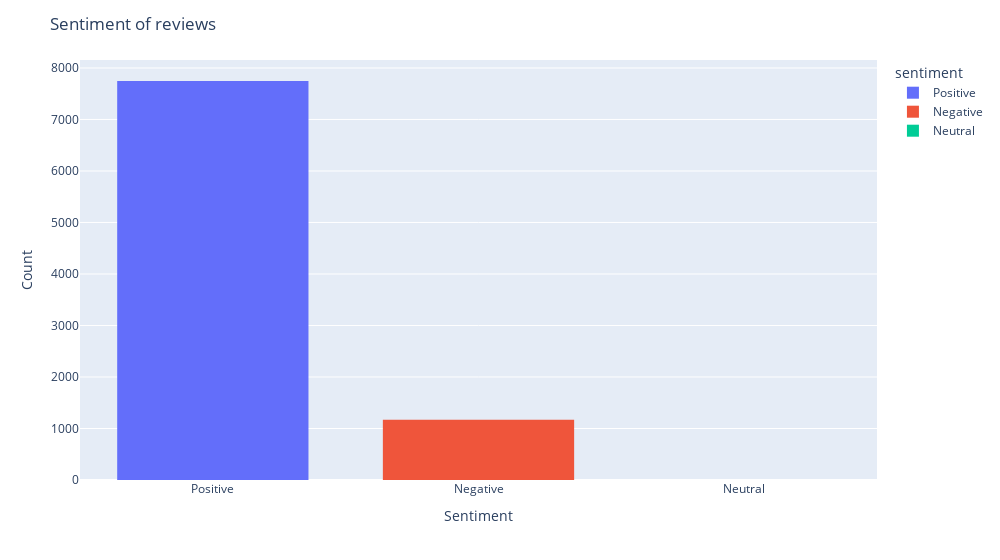

Notebook code cell kept with this figure:
### Code cell
fig = px.histogram(df, x="sentiment",color="sentiment", width=1000)
fig.update_layout(
    title_text='Sentiment of reviews',
    xaxis_title_text='Sentiment',
    yaxis_title_text='Count',
    bargap=0.2,
    bargroupgap=0.1
)
fig.show()

### Figure 1 — Plotly figure (JSON) as saved in the notebook; plotly's stock layout.template omitted (floating-point values rounded to 4 significant figures; data arrays with more than 128 entries replaced by an {"elided": "..."} marker saying what was removed)
{"data": [{"alignmentgroup": "True", "bingroup": "x", "hovertemplate": "sentiment=%{x}<br>count=%{y}<extra></extra>", "legendgroup": "Positive", "marker": {"color": "#636efa", "pattern": {"shape": ""}}, "name": "Positive", "offsetgroup": "Positive", "orientation": "v", "showlegend": true, "x": {"elided": "7747 str values"}, "xaxis": "x", "yaxis": "y", "type": "histogram"}, {"alignmentgroup": "True", "bingroup": "x", "hovertemplate": "sentiment=%{x}<br>count=%{y}<extra></extra>", "legendgroup": "Negative", "marker": {"color": "#EF553B", "pattern": {"shape": ""}}, "name": "Negative", "offsetgroup": "Negative", "orientation": "v", "showlegend": true, "x": {"elided": "1170 str values"}, "xaxis": "x", "yaxis": "y", "type": "histogram"}, {"alignmentgroup": "True", "bingroup": "x", "hovertemplate": "sentiment=%{x}<br>count=%{y}<extra></extra>", "legendgroup": "Neutral", "marker": {"color": "#00cc96", "pattern": {"shape": ""}}, "name": "Neutral", "offsetgroup": "Neutral", "orientation": "v", "showlegend": true, "x": ["Neutral"], "xaxis": "x", "yaxis": "y", "type": "histogram"}], "layout": {"xaxis": {"anchor": "y", "domain": [0.0, 1.0], "title": {"text": "Sentiment"}, "categoryorder": "array", "categoryarray": ["Positive", "Negative", "Neutral"]}, "yaxis": {"anchor": "x", "domain": [0.0, 1.0], "title": {"text": "Count"}}, "legend": {"title": {"text": "sentiment"}, "tracegroupgap": 0}, "margin": {"t": 60}, "barmode": "relative", "width": 1000, "title": {"text": "Sentiment of reviews"}, "bargap": 0.2, "bargroupgap": 0.1}}
